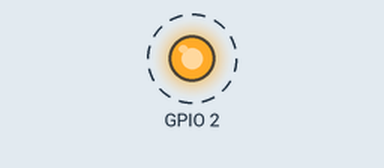
This program was run on a simulated ESP32 board running MicroPython. Parts: output pins drawn as LEDs (lit = HIGH). Dashed ring = blinking. The clock reads 2024-03-15 10:24:30 at power-on unless the program sets it; the board's own WiFi access point starts at once; what the program prints to the serial console is not drawn.

Above: at 0.2 s.
Timing chart, 0 to 3.0 s (numbered marks = the images above):
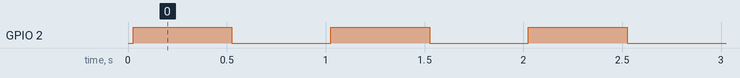

The program:

basics.py
```python
import time

import machine
import network

import boardconfig

## 1) Interne RTC (Real Time Clock) initialisieren und aktuelle Zeit ausgeben
rtc = machine.RTC()
current_time = rtc.datetime()  # (Jahr, Monat, Tag, Wochentag, Std, Min, Sek, Subsek)
print("Initiale RTC Zeit:", current_time)
rtc.datetime((2026, 4, 21, 2, 12, 0, 0, 0))  # Beispiel: Setze auf 21. April 2026, Dienstag, 12:00:00
current_time = rtc.datetime()  # (Jahr, Monat, Tag, Wochentag, Std, Min, Sek, Subsek)
print("Aktuelle RTC Zeit:", current_time)

## 2) I2C-Bus-Initialisierung (Pins & Frequenz aus Board-Konfiguration board_*.json)
i2c = boardconfig.get_i2c()
print("Initialisiere I²C Bus...")
devices = i2c.scan()
print("Gefundene I²C Adressen:", [hex(d) for d in devices])

## 3) WLAN Access Point konfigurieren (Board-Name als SSID)
board_name = boardconfig.load()["board"]
ap = network.WLAN(network.AP_IF)
ap.active(True)
ap.config(essid=board_name, password='micropythoniscool')

print("WLAN AP aktiv. Name:", board_name)
print("IP-Adresse:", ap.ifconfig()[0])

## 4) LED zum Blinken bringen (Pin aus Board-Konfiguration, z.B. GPIO 2 beim WROOM-32)
led = boardconfig.get_status_led_pin()

print("Starte Blink-Schleife...")
while True:
    if led is not None:
        led.value(1)  # LED an
    time.sleep(0.5)
    if led is not None:
        led.value(0)  # LED aus
    time.sleep(0.5)
```

boardconfig.py
```python
"""Lädt die boardspezifische Pinbelegung aus einer JSON-Datei.

Auswahl der Konfigurationsdatei:
1. Existiert eine Datei 'board.json' im Dateisystem, wird diese verwendet
   (manuelles Override, z.B. für Sonderaufbauten).
2. Ansonsten wird das Board automatisch über os.uname().machine erkannt
   und die passende Datei geladen:
   * ESP32-S3  -> board_esp32-s3-wroom-1.json
   * ESP32     -> board_esp-wroom-32.json

Es genügt also, beide JSON-Dateien zusammen mit den Skripten auf das
Board zu kopieren - die richtige wird beim Start automatisch gewählt.
"""

import json
import os

import machine

## Zuordnung: Erkennungsmuster in os.uname().machine -> Konfigurationsdatei
## Wichtig: "ESP32S3" muss VOR "ESP32" geprüft werden (Teilstring!)
_BOARD_FILES = (
    ("ESP32S3", "board_esp32-s3-wroom-1.json"),
    ("ESP32", "board_esp-wroom-32.json"),
)

## Manuelles Override: Wenn diese Datei existiert, wird sie bevorzugt geladen
_OVERRIDE_FILE = "board.json"

## Modulweiter Cache, damit die Datei nur einmal gelesen wird
_config = None


##------------------------------------------------------------------------------
def _find_config_file() -> str:
    """Ermittelt den Dateinamen der zu ladenden Board-Konfiguration.

    Returns
    -------
    * str: Dateiname der JSON-Konfiguration
    """
    ## 1) Manuelles Override
    try:
        os.stat(_OVERRIDE_FILE)
        return _OVERRIDE_FILE
    except OSError:
        pass

    ## 2) Automatische Board-Erkennung, z.B.
    ##    'ESP32 module with ESP32' oder
    ##    'Generic ESP32S3 module with octal SPIRAM with ESP32S3'
    machine_name = os.uname().machine.upper().replace("-", "").replace("_", "")
    for pattern, filename in _BOARD_FILES:
        if pattern in machine_name:
            return filename

    raise RuntimeError(f"Board nicht erkannt: {os.uname().machine}")


##------------------------------------------------------------------------------
def load() -> dict:
    """Lädt die Board-Konfiguration (mit Cache).

    Returns
    -------
    * dict: Konfigurations-Dictionary aus der JSON-Datei
    """
    global _config
    if _config is None:
        filename = _find_config_file()
        with open(filename) as f:
            _config = json.load(f)
        print(f"[BOARDCONFIG] '{filename}' geladen (Board: {_config.get('board')})")
    return _config


##------------------------------------------------------------------------------
def get_i2c() -> machine.I2C:
    """Erzeugt den konfigurierten I2C-Bus (SHT31 & RV-8263).

    Mit externen 10k-Widerständen kann 'pull=None' gesetzt werden, ansonsten
    ist der interne Pull-up hilfreich => zur Sicherheit interne Pull-ups an.
    freq=100000 (100kHz) ist sehr stabil für RTCs
    => Reduziere auf 50kHz, um Störung des DCF77-Empfangs zu minimieren.

    Returns
    -------
    * machine.I2C: Initialisierter I2C-Bus
    """
    cfg = load()["i2c"]
    sda_pin = machine.Pin(cfg["sda"], machine.Pin.IN, machine.Pin.PULL_UP)
    scl_pin = machine.Pin(cfg["scl"], machine.Pin.IN, machine.Pin.PULL_UP)
    return machine.I2C(cfg["id"], scl=scl_pin, sda=sda_pin, freq=cfg["freq"])


##------------------------------------------------------------------------------
def get_spi() -> machine.SPI:
    """Erzeugt den konfigurierten SPI-Bus (MAX7219 LED-Matrix).

    Baudraten-Empfehlung (Key 'baudrate' in der JSON-Datei):
    * 500 kHz für maximale Stabilität bei langen Kabeln oder vielen Modulen
    * 1 MHz für flüssigere Darstellung
    * 10 MHz für maximale Performance (nur bei sehr kurzen Kabeln stabil)

    Returns
    -------
    * machine.SPI: Initialisierter SPI-Bus
    """
    cfg = load()["spi"]
    return machine.SPI(
        cfg["id"],
        baudrate=cfg["baudrate"],
        polarity=0,
        phase=0,
        sck=machine.Pin(cfg["sck"]),
        mosi=machine.Pin(cfg["mosi"]),
    )


##------------------------------------------------------------------------------
def get_spi_cs() -> machine.Pin:
    """Erzeugt den Chip-Select-Pin des SPI-Busses.

    Returns
    -------
    * machine.Pin: CS-Pin als Ausgang
    """
    return machine.Pin(load()["spi"]["cs"], machine.Pin.OUT)


##------------------------------------------------------------------------------
def get_adc_pin() -> machine.Pin:
    """Erzeugt den ADC-Pin des TEMT6000-Helligkeitssensors.

    Returns
    -------
    * machine.Pin: ADC-fähiger Pin
    """
    return machine.Pin(load()["pins"]["temt6000_adc"])


##------------------------------------------------------------------------------
def get_dcf_pin() -> machine.Pin:
    """Erzeugt den Daten-Pin des DCF77-Empfängers.

    Returns
    -------
    * machine.Pin: Eingang mit Pull-up
    """
    return machine.Pin(load()["pins"]["dcf77_data"], machine.Pin.IN, machine.Pin.PULL_UP)


##------------------------------------------------------------------------------
def get_display_power_pin() -> "machine.Pin | None":
    """Erzeugt den Power-Control-Pin der LED-Matrix (optional).

    Returns
    -------
    * machine.Pin | None: Ausgang oder None, wenn nicht beschaltet (null in JSON)
    """
    pin_no = load()["pins"]["display_power"]
    return None if pin_no is None else machine.Pin(pin_no, machine.Pin.OUT)


##------------------------------------------------------------------------------
def get_status_led_pin() -> "machine.Pin | None":
    """Erzeugt den Pin der Status-LED (optional).

    Returns
    -------
    * machine.Pin | None: Ausgang oder None, wenn nicht vorhanden (null in JSON)
    """
    pin_no = load()["pins"]["status_led"]
    return None if pin_no is None else machine.Pin(pin_no, machine.Pin.OUT)


##******************************************************************************
##******************************************************************************
if __name__ == "__main__":
    cfg = load()
    print("Board:", cfg["board"])
    print("I2C:  ", cfg["i2c"])
    print("SPI:  ", cfg["spi"])
    print("Pins: ", cfg["pins"])
```

Measured:
- by itself, GPIO 2: alternates HIGH for 0.50 s and LOW for 0.50 s
